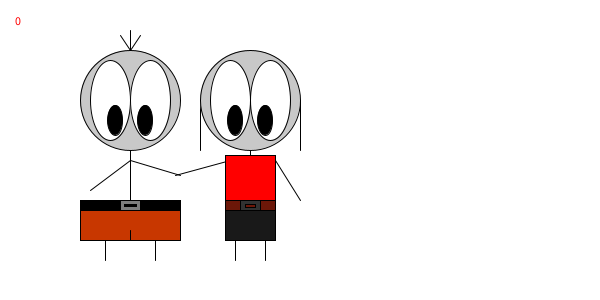
Frame 1 (no input)
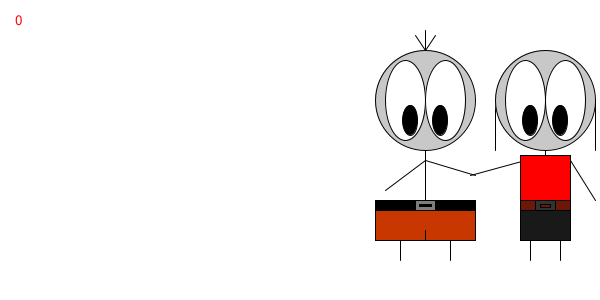
Frame 60 (the mouse pressed at the canvas centre just before this capture)
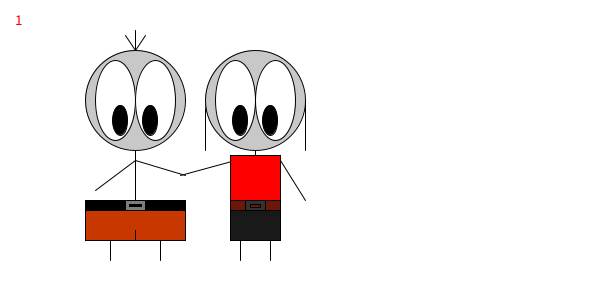
Frame 120 (the mouse held since frame 60 and released just before this capture)

The Processing sketch that drew these frames (run headless with seeded random() and noise(); from frame 60 on, the mouse is pressed at the canvas centre):

// Processing sketch: processing_123766
// ── processing_123766.pde

int x = 180;
int y = 175;
int richting = 5;
int teller = 0;
boolean test = true;

void setup () {
  size (600, 300);
}

void draw () {
  background (255);
  if (test == true) {
      fill(255,0,0);
  }
  if (test == false) {
      fill (0, 0, 255);
  }    
  text (teller, 15, 25);
  textSize (15);
  
    
// mannetje

  line (x-60, y-140, x-50, y-125);                    // haarspriet links
  line (x-50, y-145, x-50, y-125);                    // haarspriet midden
  line (x-40, y-140, x-50, y-125);                    // haarspriet rechts
  fill (200);                                         // licht grijs
  ellipse (x-50, y-75, 100, 100);                     // hoofd  
  fill (255);                                         // wit
  ellipse (x-70, y-75, 40, 80);                       // oog links
  ellipse (x-30, y-75, 40, 80);                       // oog rechts
  fill (0);                                           // zwart
  ellipse (x-65, y-55, 15, 30);                       // pupil links
  ellipse (x-35, y-55, 15, 30);                       // pupil rechts
  noFill ();                                          // geen kleur
  line (x-50, y-25, x-50, y+25);                      // lijfje
  line (x-90, y+15, x-50, y-15);                      // arm links
  line (x-50, y-15, x, y);                            // arm rechts
  
  if (test == true) {
    fill (200,55,0);                                  // bruin
  }
  if (test == false) {                                // blauw
    fill (75, 0, 180);
  }
  
  rect (x-100, y+25, 100, 40);                        // broekje
  line (x-50, y+55, x-50, y+65);                      // lijn broekje
  
  if (test == true) {
    fill (0);                                         // zwart
  }
  if (test == false) {
    fill (25);                                        // donker grijs
  }
  
  rect (x-100, y+25, 100, 10);                        // riem 
  fill (125);                                         // grijs
  rect (x-60, y +25,20,10);                           // gesp
 
  if (test == true) {
    fill (0);                                         // zwart
  }
  if (test == false) {
    fill (25);                                        // donker grijs
  }
  
  rect (x-56, y+29, 12,2);                            // riem
  line (x-75, y+65, x-75, y+85);                      // been links
  line (x-25, y+65, x-25, y+85);                      // been rechts
  
// vrouwtje

  line (x+20, y-75, x+20, y-25);                      // haar links
  line (x+120, y-75, x+120, y-25);                    // haar rechts
  fill (200);                                         // licht grijs
  ellipse (x+70, y-75, 100, 100);                     // hoofd  
  fill (255);                                         // wit
  ellipse (x+90, y-75, 40, 80);                       // oog links
  ellipse (x+50, y-75, 40, 80);                       // oog rechts
  fill (0);                                           // zwart
  ellipse (x+55, y-55, 15, 30);                       // pupil links
  ellipse (x+85, y-55, 15, 30);                       // pupil rechts 
  noFill ();                                          // geen kleur
  line (x+70, y-25, x+70, y-20);                      // nek
  line (x-5, y, x+50, y-15);                          // arm links
  line (x+95, y-15, x+120, y+25);                     // arm rechts
  
  if (test == true) {
    fill (25);                                        // donker grijs
  }
  if (test == false) {
    fill (75);                                        // licht grijs
  }
  
  rect (x+45, y+25, 50, 40);                          // rokje
  
  if (test == true) {
    fill (255,0,0);                                   // rood
  } 
  if (test == false) {
    fill (135, 0, 120);                               // paars
  }
  
  rect (x+45, y-20, 50, 45);                          // truitje
  
  if (test == true) {
    fill (108,23,8);                                  // rood/bruin
  }
  if (test == false) {
    fill (25);                                        // donker grijs
  }
  
  rect (x+45, y+25, 50, 10);                          // riem
  fill (50);                                          // donker grijs
  rect (x+60, y+25, 20, 10);                          // gesp
  
  if (test == true) {
    fill (108,23,8);                                  // rood/bruin
  }
  if (test == false) {
    fill (25);                                        // donker grijs
  }
  
  rect (x+65, y+29, 10, 3);                           // riem
  line (x+55, y+65, x+55, y+85);                      // been links
  line (x+85, y+65, x+85, y+85);                      // been rechts
  
  x = x + richting; 
  
  if (x < 100 || x > 475) {
    richting = -richting;
    teller = teller + 1;
  }
  
  if (teller == 10) {
    test = !test;  
    teller = 0;
  }  
  
}
